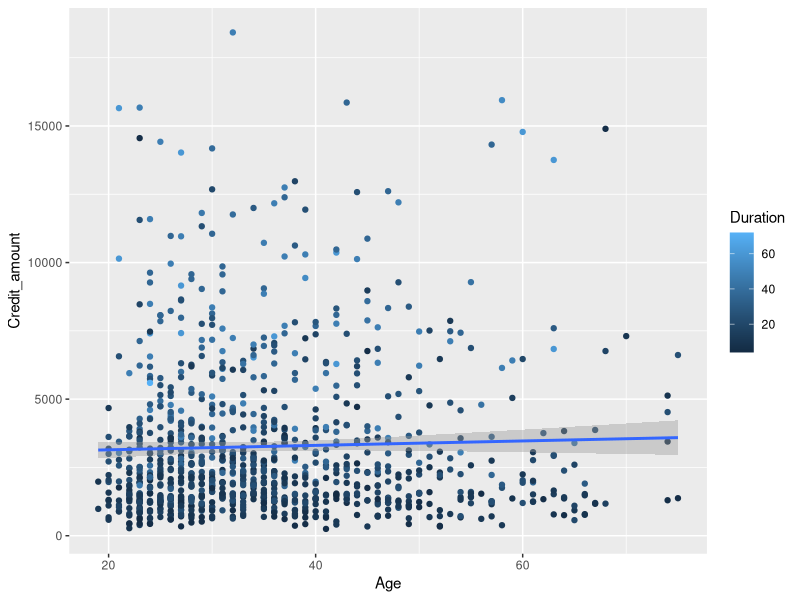
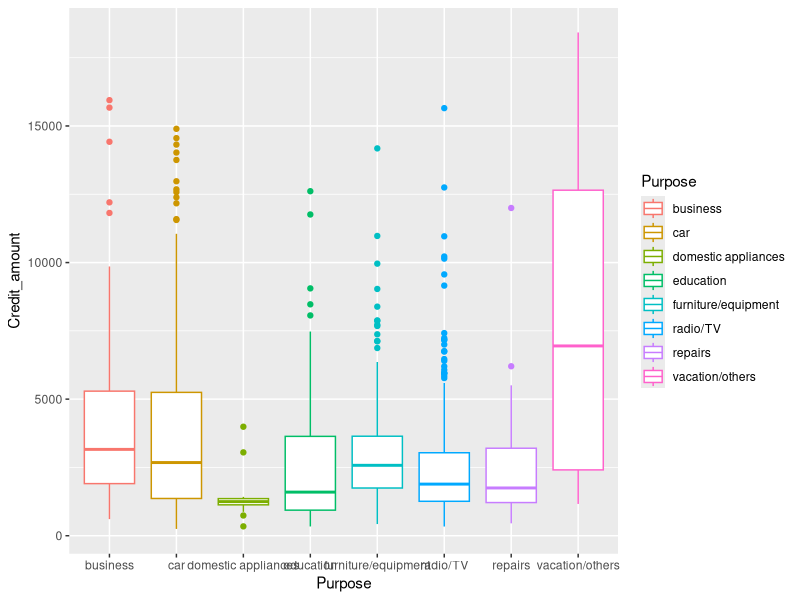
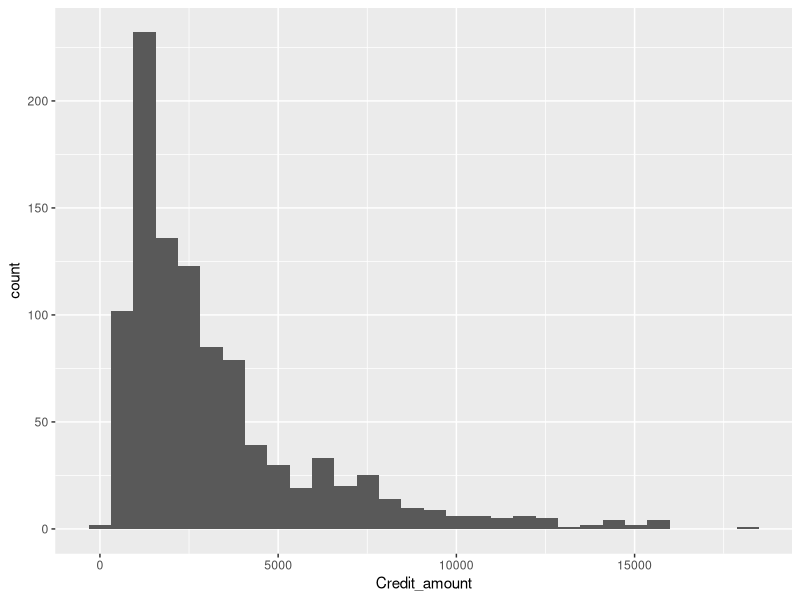
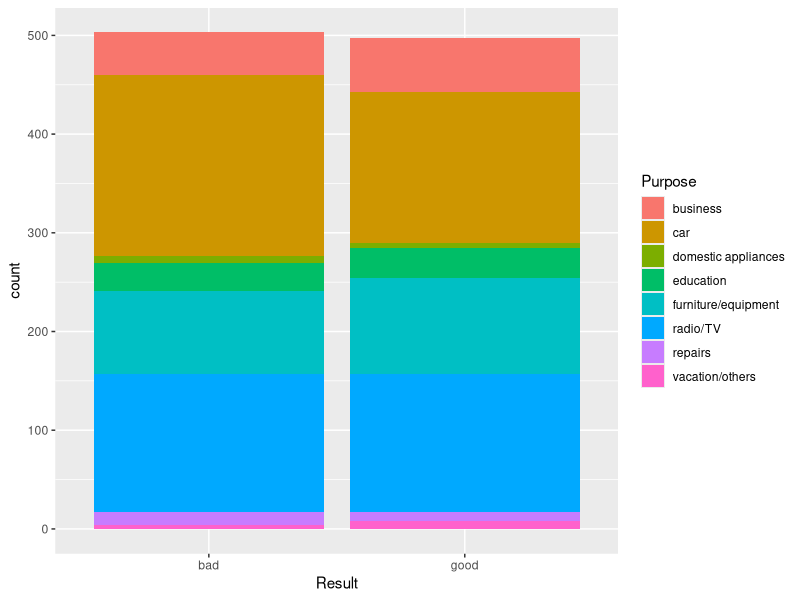
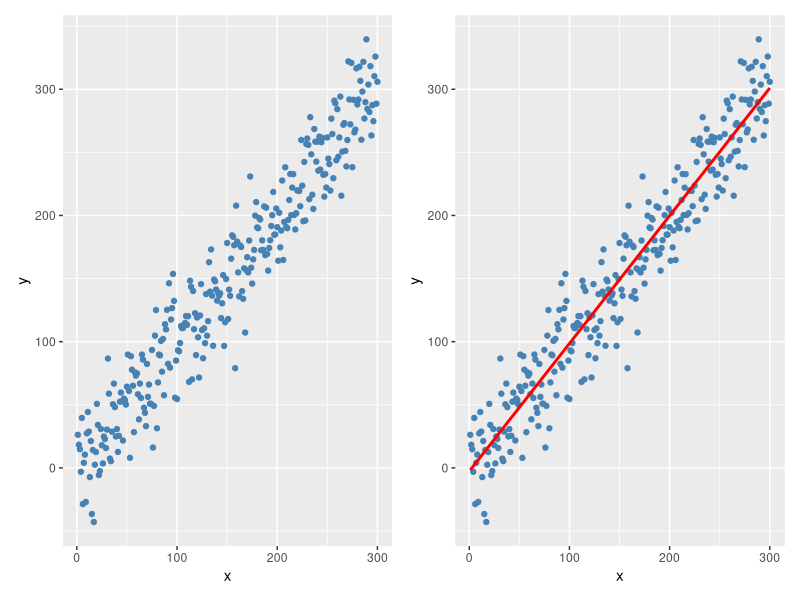
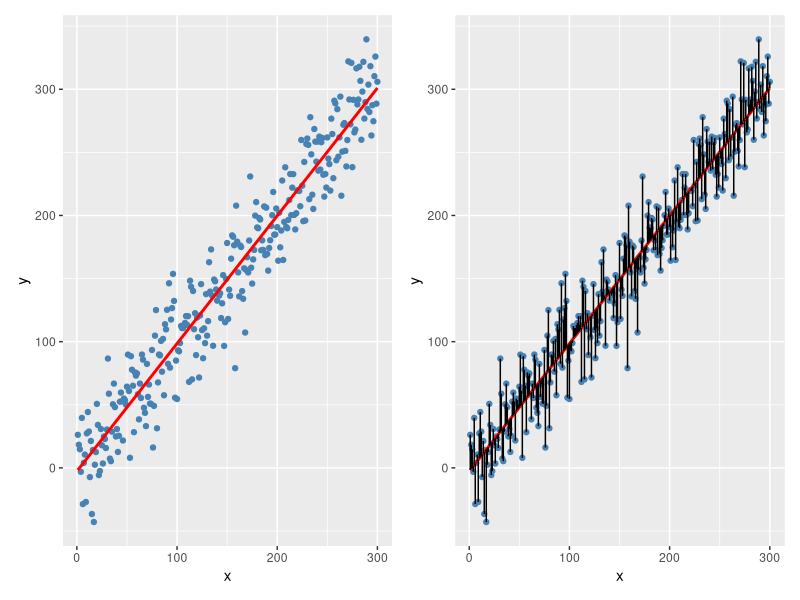

R code for these plots, in order: (Note: this script raises an error after producing the figures.)
## ---- chunk 1
library(readr)
german <- read_csv("datasets/german.csv")
head(german)

## ---- chunk 2
library(dplyr)
german <- german %>% 
  select(Age, Sex, Job, Housing,
         `Saving_accounts` = `Saving accounts`,
         `Checking_account`= `Checking account`,
         `Credit_amount` = `Credit amount`,
          Duration, Purpose, Risk,                                   
         Result)

german %>% 
  rename_with(~gsub(" ", "_", .x))
## ---- chunk 3
german %>% 
  mutate(
    Result_Good = if_else(Result == "bad", 1L, 0L)
  ) %>% 
  select(starts_with("Result"))

## ---- chunk 4
library(ggplot2) # `require(ggplot2)` também serve 99.99% usam `library()`

ggplot(german, aes(Age , Credit_amount, colour = Duration )) + 
  geom_point() +
  geom_smooth(method = "lm")
## ---- chunk 5
german %>% 
  ggplot(aes(Purpose,Credit_amount,colour = Purpose)) +
  geom_boxplot()
## ---- chunk 6
german %>% 
  ggplot(aes(Credit_amount)) +
  geom_histogram(bins = 30)
## ---- chunk 7
german %>% 
  ggplot(aes(Result, fill = Purpose )) +
  geom_bar()
## ---- chunk 8
library(ggplot2)
library(dplyr)
library(patchwork)
# Generate synthetic data with a clear linear relationship
german <- tibble(
  x = seq(from = 1, to = 300),
  y = rnorm(n = 300, mean = x + 2, sd = 25))
p1 <- german %>%
  ggplot(aes(x = x, y = y)) +
  geom_point(color = "steelblue")
p2 <- p1 +
  geom_smooth(method = "lm", se =  FALSE, color = "Red")
p1 + p2 + plot_layout(nrow = 1, widths = 1)
## ---- chunk 9
library(broom)
lm_german <- augment(lm(y ~ x, data = german))
p3 <- lm_german %>%
  ggplot(aes(x = x, y = y)) +
  geom_point(color = "steelblue") +
  geom_smooth(method = "lm", se =  FALSE, color = "Red")
p4 <- p3 +
  geom_segment(aes(xend = x, yend = .fitted))
p3 + p4 + plot_layout(nrow = 1, widths = 1)
## ---- chunk 10
library(readr)
german <- read_csv("datasets/german.csv")
head(german)

## ---- chunk 11
german_1 <- lm(Risk ~ Job, data = german)
summary(german_1)
## ---- chunk 12
german_2 <- lm(Risk ~ Age + Job + `Credit amount` +   Duration , data = german)
summary(german_2)
## ---- chunk 13
german_3 <- lm(Risk ~ Age * Job * `Credit amount`*   Duration , data = german)
summary(german_3)
## ---- chunk 14
exp(german_2$coefficients)
## ---- chunk 15
exp(german_3$coefficients)
## ---- chunk 16
library(ggeffects)
plot(ggeffect(german_3))
